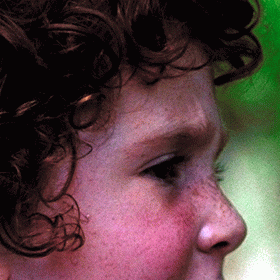
%> input picture Report/MATLAB/dataset/head.png, 280 x 280 px
$ octave main.m   (GNU Octave 9; MATLAB toolbox functions it lacks are replaced by stand-ins)
%> lines starting %> are read from the running program, lines starting %| are printed output that depends on the picture
### Report/MATLAB/Image_Super-Resolution_Using_Gradient_Profile_Prior_with_Sharpness_Enhancement_Function 2/plot_mu.m
function plot_mu(filename, up_scale, up_scale_factor, t_max, tau, beta, lambda_h, lambda_l, gau_sigma, mu)
%> called with filename = 'head.png', up_scale = 2, up_scale_factor = 2, t_max = 25, tau = 0.2, beta = 0.05, lambda_h = 1.63, lambda_l = 1.6
    addpath('\\Vdidrive\myhome\wcaine\Documents\MATLAB\dataset');

    ground_truth = imread(filename);
%> ground_truth is the input picture: size 280x280x3 uint8; mean R, G, B 88.5, 64.9, 65.7

    if size(size(ground_truth), 2) > 2
        ground_truth = rgb2gray(ground_truth);
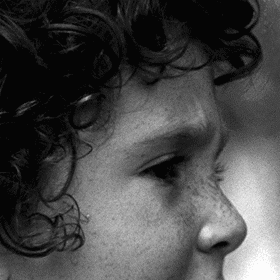
%> ground_truth: size 280x280 uint8; min 5, max 252, mean 72.1
    end
    ground_truth = im2double(ground_truth);
%> ground_truth: size 280x280 double

%     input = imresize(ground_truth, 1/up_scale^up_scale_factor, 'bilinear');
    input = ground_truth;
    up_input = imresize(input, up_scale^up_scale_factor, 'bicubic');
    img = input;

    for scale = 1 : up_scale_factor
        img_input = img;
        img = imresize(img, up_scale, 'bicubic');

        for iter = 1 : t_max
        disp(iter);
            img_filter = imgaussfilt(img, gau_sigma);
            img_filter_down = imresize(img_filter, 1/up_scale, 'bilinear');
            rc = img_filter_down - img_input;
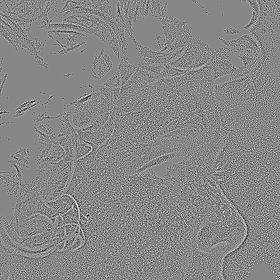
%> rc: size 280x280 double; min -0.103, max 0.0917, mean -3.43e-07; drawn with min black and max white
            rc_up = imresize(rc, up_scale, 'bicubic');
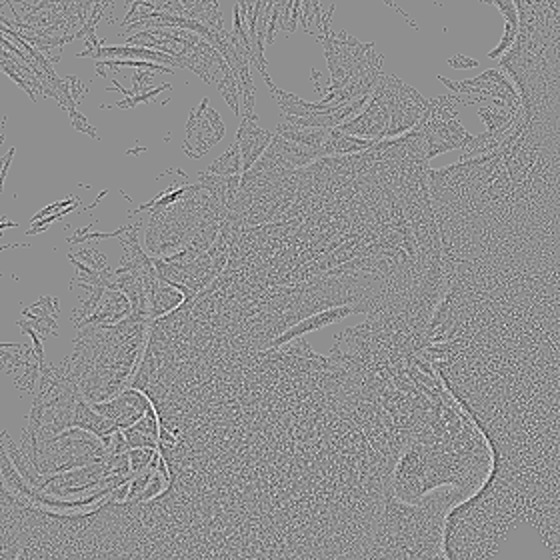
%> rc_up: size 560x560 double; min -0.103, max 0.0801, mean -5.33e-07; drawn with min black and max white
            rc_up_filter = imgaussfilt(rc_up, gau_sigma);

%> the run ends on the next line
            [Gmag,Gdir] = imgradient(img, 'central');
            Gmag = imcomplement(Gmag);
            [Gc,Gr] = imgradientxy(img, 'central');
            [sigma_l_matrix, distance_l_matrix] = sigma_distance_matrix(Gmag, Gc, Gr);
            sigma_h_matrix = find_sigma_h(sigma_l_matrix, mu);
            [Gc_T, Gr_T] = find_transform_ratio(distance_l_matrix, Gr, Gc, sigma_h_matrix, sigma_l_matrix, lambda_h, lambda_l);
            [Gc_Gr, Gr_Gr] = imgradientxy(Gr, 'central');
            [Gc_Gc, Gr_Gc] = imgradientxy(Gc, 'central');
            [Gc_Gr_T, Gr_Gr_T] = imgradientxy(Gr_T, 'central');
            [Gc_Gc_T, Gr_Gc_T] = imgradientxy(Gc_T, 'central');

            Div_G = Gr_Gr + Gc_Gc;
            Div_G_T = Gr_Gr_T + Gc_Gc_T;
            gc = Div_G - Div_G_T;

            img = img - tau * (rc_up_filter - beta * gc);
            img = min(img, 1);
            img = max(img, 0);
            if mod(iter, 5) == 0
                pos = 0;
                if mu > 0
                    pos = up_scale_factor+3;
                end
                subplot(2, up_scale_factor+3, pos+1);
                imshow(input);
                title('input');
                subplot(2, up_scale_factor+3, pos+2);
                imshow(up_input);
                title('bicubic');
                subplot(2, up_scale_factor+3, pos+scale+2);
                imshow(img);
                title([num2str(up_scale^scale), 'X']);
                subplot(2, up_scale_factor+3, pos+up_scale_factor+3);
                imshow(ground_truth);
                title('ground truth');
                pause(0.01);
            end
        end
    end
end

### Report/MATLAB/Image_Super-Resolution_Using_Gradient_Profile_Prior_with_Sharpness_Enhancement_Function 2/main.m
filename = 'head.png';
up_scale = 2; % 2
up_scale_factor = 2;
t_max = 25; % 100
tau = 0.2; % 0.2
beta = 0.05; % 0.05
lambda_h = 1.63; % 1.63
lambda_l = 1.6; % 1.6
gau_sigma = 0.8; % 0.8
mu = 0.2; % 0.1 - 0.5

plot_mu(filename, up_scale, up_scale_factor, t_max, tau, beta, lambda_h, lambda_l, gau_sigma, 0);

$ run again, with Report/MATLAB/dataset/baboon.png copied over Report/MATLAB/dataset/head.png
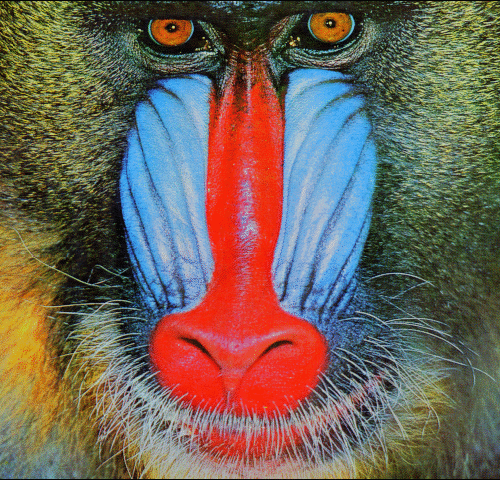
%> input picture Report/MATLAB/dataset/baboon.png, 500 x 480 px
%> in plot_mu, ground_truth is the input picture: size 480x500x3 uint8; mean R, G, B 113, 100.4, 88.7
%> in plot_mu, `img = imresize(img, up_scale, 'bicubic');`:
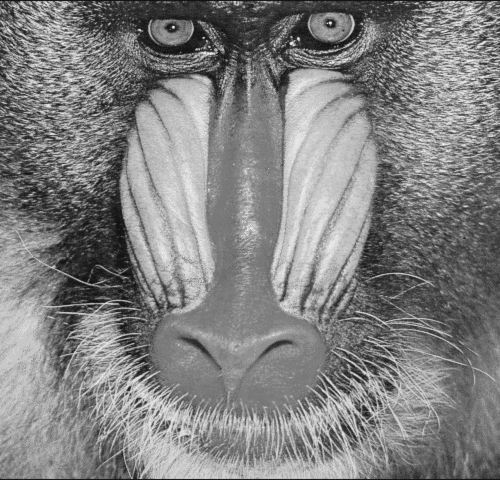
%> img: size 960x1000 double (shown at 1/2 size); min -0.0409, max 0.834, mean 0.403; drawn with min black and max white
%> in plot_mu, `rc = img_filter_down - img_input;`:
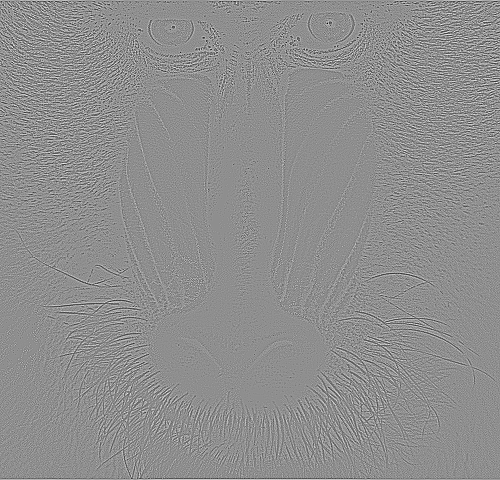
%> rc: size 480x500 double; min -0.326, max 0.256, mean 1.63e-05; drawn with min black and max white

$ run again, with Report/MATLAB/dataset/baby.png copied over Report/MATLAB/dataset/head.png
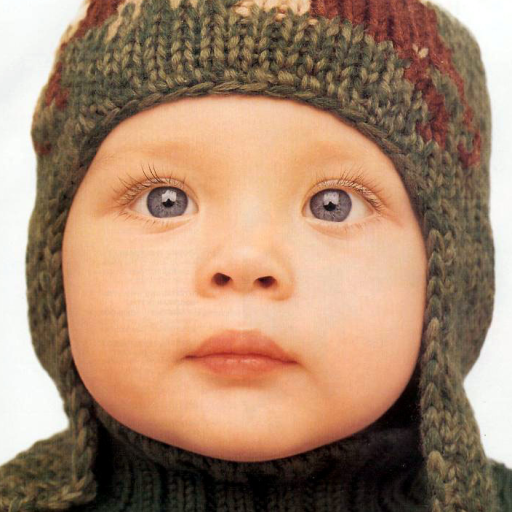
%> input picture Report/MATLAB/dataset/baby.png, 512 x 512 px
%> in plot_mu, ground_truth is the input picture: size 512x512x3 uint8; mean R, G, B 166.9, 134.2, 109.5
%> in plot_mu, `ground_truth = rgb2gray(ground_truth);`:
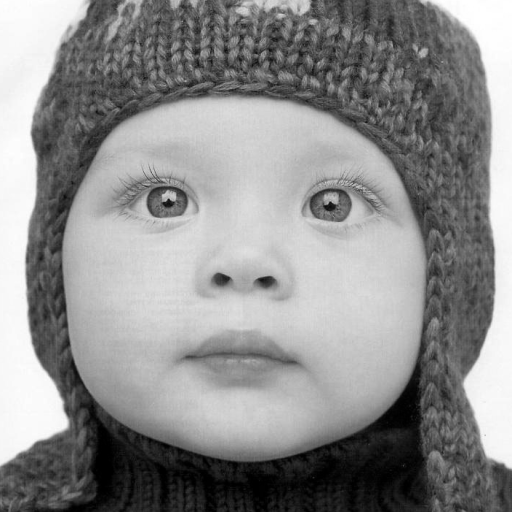
%> ground_truth: size 512x512 uint8; min 0, max 255, mean 141.2
%> in plot_mu, `rc = img_filter_down - img_input;`:
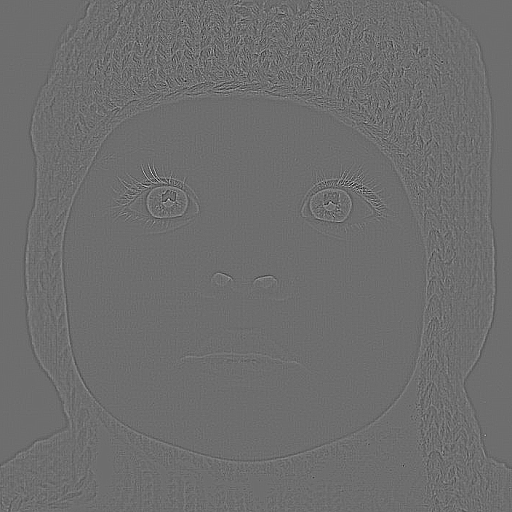
%> rc: size 512x512 double; min -0.143, max 0.189, mean -9.02e-08; drawn with min black and max white
